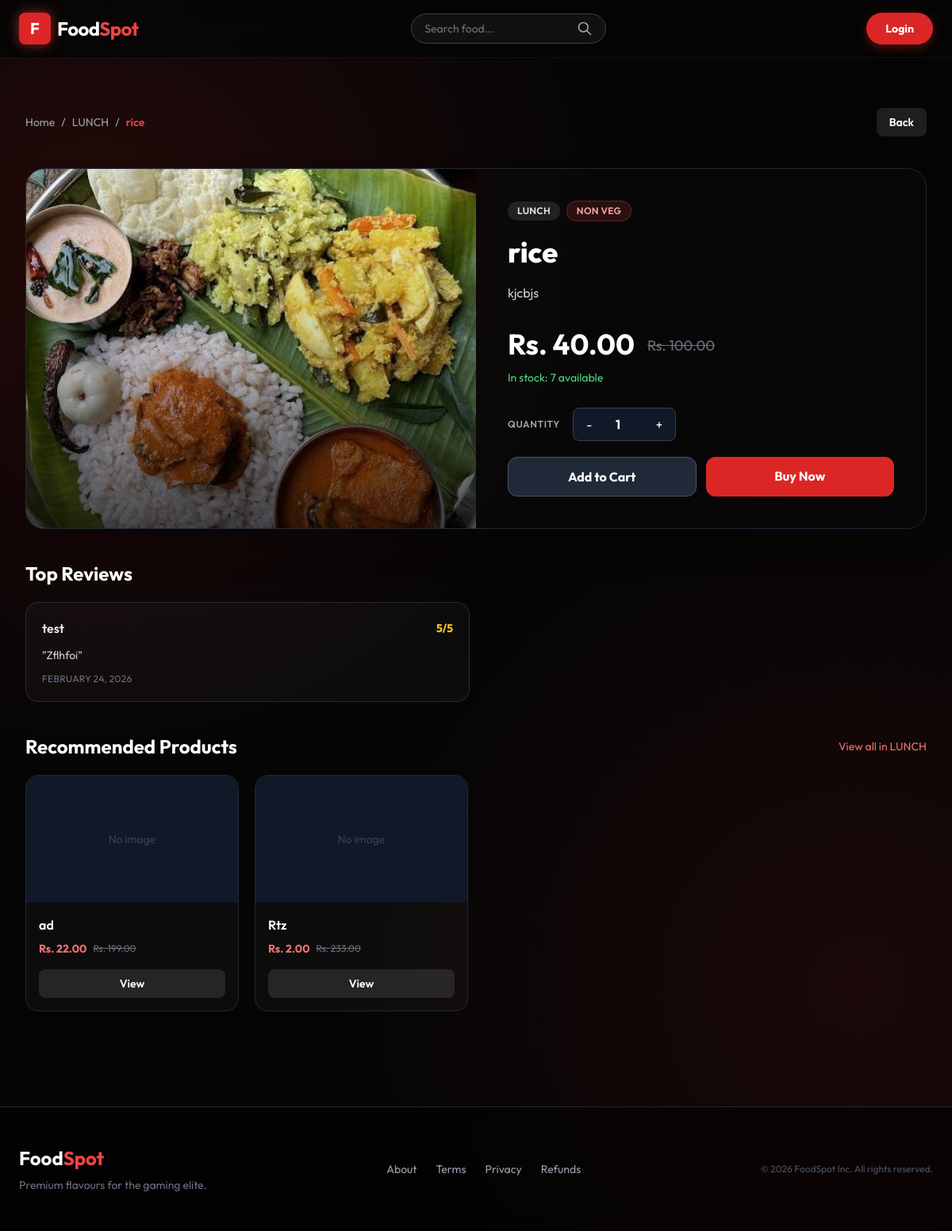
Before: /product/2/ with the older database file.
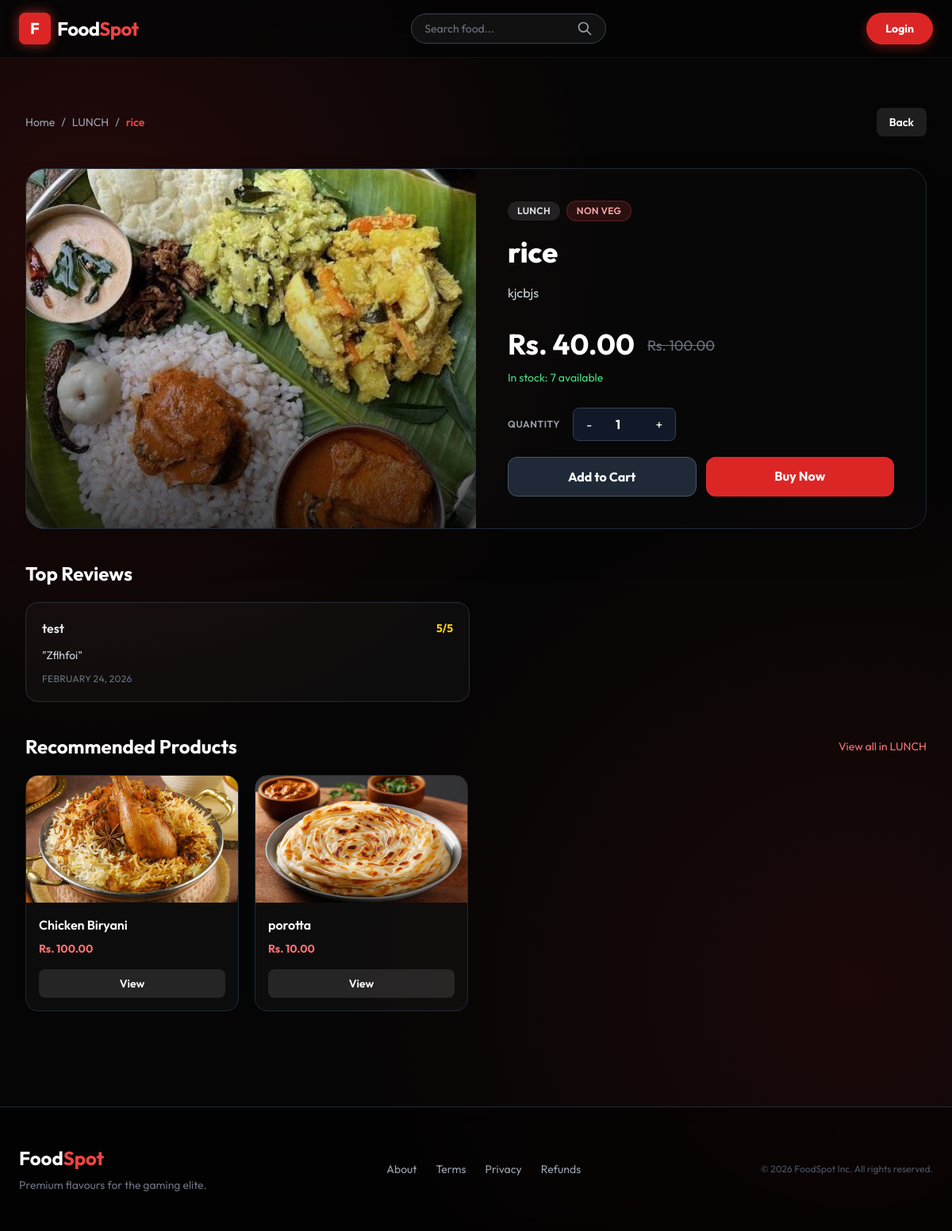
After: the same page with the newer database file.
### menu/models.py (models this page shows, shortened)
class Product(models.Model):
    category = models.ForeignKey(Category, on_delete=models.CASCADE)
    name = models.CharField(max_length=150, null=False, blank=False)
    product_image = models.ImageField(upload_to='images', null=True, blank=True)
    quantity = models.IntegerField(null=False, blank=False, default=0)
    original_price = models.DecimalField(max_digits=10, decimal_places=2, null=False)
    selling_price = models.DecimalField(max_digits=10, decimal_places=2, null=False)
    description = models.TextField(max_length=300, null=False)
    is_veg = models.BooleanField(default=False)
    is_active = models.BooleanField(default=True)

class Category(models.Model):
    name = models.CharField(max_length=200, null=False, blank=False)
    description = models.TextField(max_length=200, null=False, blank=False)
    image = models.ImageField(upload_to='images', null=True)
    status = models.BooleanField(default=False)

class Review(models.Model):
    user = models.ForeignKey(User, on_delete=models.CASCADE)
    product = models.ForeignKey(Product, on_delete=models.CASCADE)
    order = models.ForeignKey(Order, on_delete=models.CASCADE, null=True, blank=True)
    rating = models.IntegerField(default=5)
    comment = models.TextField(max_length=500)
    date = models.DateTimeField(auto_now_add=True)

### menu/views.py (the view)
# urls.py: path("product/<int:pk>/", ProductDetailView.as_view(), name="product_detail"),
@method_decorator(never_cache, name="dispatch")
class ProductDetailView(View):
    def get(self, request, pk):
        product = get_object_or_404(Product, id=pk, is_active=True)
        top_reviews = Review.objects.filter(product=product).select_related('user').order_by('-rating', '-date')[:5]
        similar_products = Product.objects.filter(
            category=product.category,
            quantity__gt=0,
            is_active=True,
        ).exclude(id=product.id)[:8]
        back_url = reverse_lazy("home")
        next_url = request.GET.get("next")
        if next_url and next_url.startswith("/"):
            back_url = next_url
        else:
            referer = request.META.get("HTTP_REFERER", "")
            if referer:
                parsed = urlparse(referer)
                if "/search/" in parsed.path:
                    back_url = f"{parsed.path}?{parsed.query}" if parsed.query else parsed.path
        return render(request, "menu/p_detail.html", {
            "data": product,
            "top_reviews": top_reviews,
            "similar_products": similar_products,
            "back_url": back_url,
        })

### menu/templates/menu/p_detail.html (shortened to what this page needs)
{% extends "menu/base.html" %}
{% block content %}
<div class="max-w-6xl mx-auto py-10 space-y-10">
    <div class="flex items-center justify-between gap-4">
        <div class="flex items-center gap-2 text-sm text-gray-400">
        <a href="{% url 'home' %}" class="hover:text-white transition">Home</a>
        <span>/</span>
        <a href="{% url 'category_detail' data.category.id %}" class="hover:text-white transition">{{ data.category.name }}</a>
        <span>/</span>
        <span class="text-red-500 font-semibold">{{ data.name }}</span>
        </div>
        <a href="{{ back_url }}" class="text-sm font-semibold text-white bg-white/10 hover:bg-white/20 px-4 py-2 rounded-lg transition">
            Back
        </a>
    </div>
    <section class="glass rounded-3xl border border-gray-800 overflow-hidden shadow-2xl">
        <div class="grid grid-cols-1 lg:grid-cols-2">
            <div class="relative min-h-[360px] bg-gray-900">
                {% if data.product_image %}
                <img src="{{ data.product_image.url }}" alt="{{ data.name }}" class="absolute inset-0 w-full h-full object-cover">
                {% else %}
                <div class="absolute inset-0 flex items-center justify-center text-gray-700 text-xl font-bold">No image</div>
                {% endif %}
                <div class="absolute inset-0 bg-gradient-to-t from-black/70 via-black/20 to-transparent"></div>
            </div>
            <div class="p-8 lg:p-10 bg-black/40">
                <div class="flex flex-wrap items-center gap-2 mb-4">
                    <span class="px-3 py-1 rounded-full bg-white/10 text-xs font-semibold uppercase tracking-wide text-gray-200">{{ data.category.name }}</span>
                    <span class="px-3 py-1 rounded-full text-xs font-semibold uppercase tracking-wide {% if data.is_veg %}bg-green-500/15 text-green-300 border border-green-500/30{% else %}bg-red-500/15 text-red-300 border border-red-500/30{% endif %}">
                        {% if data.is_veg %}Veg{% else %}Non Veg{% endif %}
                    </span>
                </div>
                <h1 class="text-4xl font-extrabold text-white leading-tight">{{ data.name }}</h1>
                <p class="text-gray-300 mt-4 leading-relaxed">{{ data.description }}</p>
                <div class="mt-8 flex items-end gap-4">
                    <p class="text-4xl font-bold text-white">Rs. {{ data.selling_price }}</p>
                    {% if data.selling_price < data.original_price %}
                    <p class="text-lg text-gray-500 line-through pb-1">Rs. {{ data.original_price }}</p>
                    {% endif %}
                </div>
                <div class="mt-3 text-sm {% if data.quantity > 0 %}text-green-400{% else %}text-red-400{% endif %}">
                    {% if data.quantity > 0 %}In stock: {{ data.quantity }} available{% else %}Currently out of stock{% endif %}
                </div>
                <div class="mt-7 space-y-5">
                    <div class="flex items-center gap-4">
                        <span class="text-gray-400 text-xs font-semibold uppercase tracking-wider">Quantity</span>
                        <div class="flex items-center bg-gray-900 border border-gray-700 rounded-lg">
                            <button type="button" onclick="updateQty(-1)" class="px-4 py-2 text-white hover:bg-gray-800 transition">-</button>
                            <input id="qty-input" type="number" value="1" min="1" max="{{ data.quantity }}" readonly class="w-12 text-center bg-transparent text-white font-bold border-none focus:ring-0">
                            <button type="button" onclick="updateQty(1)" class="px-4 py-2 text-white hover:bg-gray-800 transition">+</button>
                        </div>
                    </div>
                    {% if data.quantity > 0 %}
                    <div class="grid grid-cols-1 sm:grid-cols-2 gap-3">
                        <a href="#" onclick="addToCart(event)" class="text-center bg-gray-800 hover:bg-gray-700 text-white font-bold py-3 rounded-xl border border-gray-600 transition">
                            Add to Cart
                        </a>
                        <a href="#" onclick="buyNow(event)" class="text-center bg-red-600 hover:bg-red-700 text-white font-bold py-3 rounded-xl transition">
                            Buy Now
                        </a>
                    </div>
                    {% else %}
                    <div class="text-center bg-gray-900 text-gray-400 font-semibold py-3 rounded-xl border border-gray-700">
                        Not available right now
                    </div>
                    {% endif %}
                </div>
            </div>
        </div>
    </section>
    <section class="space-y-5">
        <h2 class="text-2xl font-bold text-white">Top Reviews</h2>
        {% if top_reviews %}
        <div class="grid grid-cols-1 md:grid-cols-2 gap-4">
            {% for review in top_reviews %}
            <div class="glass border border-gray-700/60 rounded-2xl p-5">
                <div class="flex items-center justify-between">
                    <p class="text-gray-200 font-semibold">{{ review.user.username }}</p>
                    <p class="text-yellow-400 text-sm font-bold">{{ review.rating }}/5</p>
                </div>
                <p class="mt-3 text-gray-300 text-sm">"{{ review.comment }}"</p>
                <p class="mt-3 text-gray-500 text-xs uppercase tracking-wide">{{ review.date|date:"F d, Y" }}</p>
            </div>
            {% endfor %}
        </div>
        {% else %}
        <p class="text-gray-500">No reviews yet for this product.</p>
        {% endif %}
    </section>
    <section class="space-y-5">
        <div class="flex items-center justify-between">
            <h2 class="text-2xl font-bold text-white">Recommended Products</h2>
            <a href="{% url 'category_detail' data.category.id %}" class="text-sm text-red-400 hover:text-red-300 transition">View all in {{ data.category.name }}</a>
        </div>
        {% if similar_products %}
        <div class="grid grid-cols-1 sm:grid-cols-2 lg:grid-cols-4 gap-5">
            {% for product in similar_products %}
            <article class="glass border border-gray-800 rounded-2xl overflow-hidden group">
                <a href="{% url 'product_detail' product.id %}{% if request.GET.next %}?next={{ request.GET.next|urlencode }}{% endif %}" class="block">
                    <div class="h-40 bg-gray-900 overflow-hidden">
                        {% if product.product_image %}
                        <img src="{{ product.product_image.url }}" alt="{{ product.name }}" class="w-full h-full object-cover group-hover:scale-105 transition duration-300">
                        {% else %}
                        <div class="w-full h-full flex items-center justify-center text-gray-700 text-sm">No image</div>
                        {% endif %}
                    </div>
                </a>
                <div class="p-4">
                    <p class="text-white font-semibold truncate">{{ product.name }}</p>
                    <div class="mt-2 flex items-center gap-2">
                        <p class="text-red-400 font-bold text-sm">Rs. {{ product.selling_price }}</p>
                        {% if product.selling_price < product.original_price %}
                        <p class="text-gray-500 text-xs line-through">Rs. {{ product.original_price }}</p>
                        {% endif %}
                    </div>
                    <a href="{% url 'product_detail' product.id %}{% if request.GET.next %}?next={{ request.GET.next|urlencode }}{% endif %}" class="mt-4 inline-block w-full text-center bg-white/10 hover:bg-white/20 text-white text-sm font-semibold py-2 rounded-lg transition">
                        View
                    </a>
                </div>
            </article>
            {% endfor %}
        </div>
        {% else %}
        <p class="text-gray-500">No related products available in this category.</p>
        {% endif %}
    </section>
</div>
{% endblock %}

### menu/templates/menu/base.html (shortened to what this page needs)
{% load static %}
<!DOCTYPE html>
<html lang="en">
<head>
    <script src="https://cdn.tailwindcss.com"></script>
</head>
<body class="flex flex-col min-h-screen">
    {% block navbar %}
    <nav class="glass-nav fixed w-full z-50 transition-all duration-300">
        <div class="max-w-7xl mx-auto px-6 py-4 flex justify-between items-center">
            <a href="{% url 'home' %}" class="flex items-center gap-2 group">
                <div
                    class="w-10 h-10 bg-red-600 rounded-lg flex items-center justify-center transform group-hover:rotate-12 transition duration-300 shadow-[0_0_15px_rgba(239,68,68,0.6)]">
                    <span class="text-white font-bold text-xl">F</span>
                </div>
                <span class="text-2xl font-bold tracking-tight group-hover:text-red-500 transition">Food<span
                        class="text-red-500">Spot</span></span>
            </a>
            {% block search_bar %}
            <form action="{% url 'search' %}" method="GET"
                class="search-form relative hidden md:flex items-center bg-white/5 border border-gray-700 rounded-full px-4 py-2 ml-4 focus-within:border-red-500/50 focus-within:bg-white/10 transition">
                <input type="text" name="q" placeholder="Search food..." autocomplete="off"
                    class="search-input bg-transparent border-none text-sm text-white placeholder-gray-500 focus:outline-none w-48">
                <button type="submit" class="text-gray-400 hover:text-white transition">
                    <svg xmlns="http://www.w3.org/2000/svg" class="h-5 w-5" fill="none" viewBox="0 0 24 24"
                        stroke="currentColor">
                        <path stroke-linecap="round" stroke-linejoin="round" stroke-width="2"
                            d="M21 21l-6-6m2-5a7 7 0 11-14 0 7 7 0 0114 0z" />
                    </svg>
                </button>
            </form>
            {% endblock %}
            <div class="flex items-center space-x-6">
                {% if user.is_authenticated %}
                <a href="{% url 'profile' %}"
                    class="flex items-center gap-3 glass px-4 py-2 rounded-full hover:bg-white/10 transition border-transparent hover:border-red-500/30 group">
                    <div
                        class="w-8 h-8 rounded-full overflow-hidden border-2 border-red-500/50 group-hover:border-red-500 transition">
                        {% if user.profile.profile_pic %}
                        <img src="{{ user.profile.profile_pic.url }}" class="w-full h-full object-cover">
                        {% else %}
                        <img src="https://ui-avatars.com/api/?name={{ user.username }}&background=1f2937&color=fff"
                            class="w-full h-full object-cover">
                        {% endif %}
                    </div>
                    <span class="hidden md:block font-semibold text-sm">{{ user.username }}</span>
                </a>
                {% else %}
                <a href="{% url 'login' %}"
                    class="bg-red-600 hover:bg-red-700 text-white text-sm font-bold px-6 py-2.5 rounded-full shadow-[0_4px_14px_0_rgba(220,38,38,0.39)] hover:shadow-[0_6px_20px_rgba(220,38,38,0.23)] hover:-translate-y-0.5 transition ease-in-out">
                    Login
                </a>
                {% endif %}
            </div>
        </div>
    </nav>
    {% endblock %}
    <main class="flex-grow {% block main_padding_class %}pt-24{% endblock %} px-4 sm:px-6 lg:px-8 max-w-7xl mx-auto w-full fade-in">
        {% block content %}
        {% endblock %}
    </main>
    <footer class="mt-20 border-t border-gray-800 bg-black/50 backdrop-blur-md">
        <div class="max-w-7xl mx-auto py-12 px-6">
            <div class="flex flex-col md:flex-row justify-between items-center gap-6">
                <div class="text-center md:text-left">
                    <h3 class="text-2xl font-bold text-white mb-2">Food<span class="text-red-500">Spot</span></h3>
                    <p class="text-gray-500 text-sm">Premium flavours for the gaming elite.</p>
                </div>
                <div class="flex space-x-6 text-sm text-gray-400">
                    <a href="{% url 'about_us' %}" class="hover:text-red-500 transition">About</a>
                    <a href="{% url 'terms' %}" class="hover:text-red-500 transition">Terms</a>
                    <a href="{% url 'privacy' %}" class="hover:text-red-500 transition">Privacy</a>
                    <a href="{% url 'refund' %}" class="hover:text-red-500 transition">Refunds</a>
                </div>
                <p class="text-gray-600 text-xs">© 2026 FoodSpot Inc. All rights reserved.</p>
            </div>
        </div>
    </footer>
</body>
</html>

### menu/templates/menu/base.html (style rules this page uses)
:root { --theme-bg: #050505; --theme-surface: #0b0b0f; --theme-surface-2: #12121a; --theme-border: rgba(255, 255, 255, 0.08); --theme-red: #ef4444; --theme-red-soft: rgba(239, 68, 68, 0.22); --theme-green: #22c55e; --theme-text: #f8fafc; --theme-muted: #94a3b8; }
body { font-family: 'Outfit', sans-serif; background-color: var(--theme-bg); background-image: radial-gradient(circle at 10% 20%, rgba(220, 38, 38, 0.15) 0%, transparent 40%), radial-gradient(circle at 90% 80%, rgba(220, 38, 38, 0.1) 0%, transparent 40%); color: #fff; overflow-x: hidden; }
.glass { background: rgba(255, 255, 255, 0.03); backdrop-filter: blur(16px); -webkit-backdrop-filter: blur(16px); border: 1px solid rgba(255, 255, 255, 0.08); }
.glass-nav { background: rgba(5, 5, 5, 0.85); backdrop-filter: blur(20px); border-bottom: 1px solid rgba(255, 255, 255, 0.05); }
.fade-in { animation: fadeIn 0.6s ease-out forwards; opacity: 0; transform: translateY(10px); }

Changed rows visible on the page:
removed Product: product_image "No image", name "ad", selling_price "22.00", original_price "199.00"
removed Product: product_image "No image", name "Rtz", selling_price "2.00", original_price "233.00"
added Product: product_image (picture), name "Chicken Biryani", selling_price "100.00"
added Product: product_image (picture), name "porotta", selling_price "10.00"
